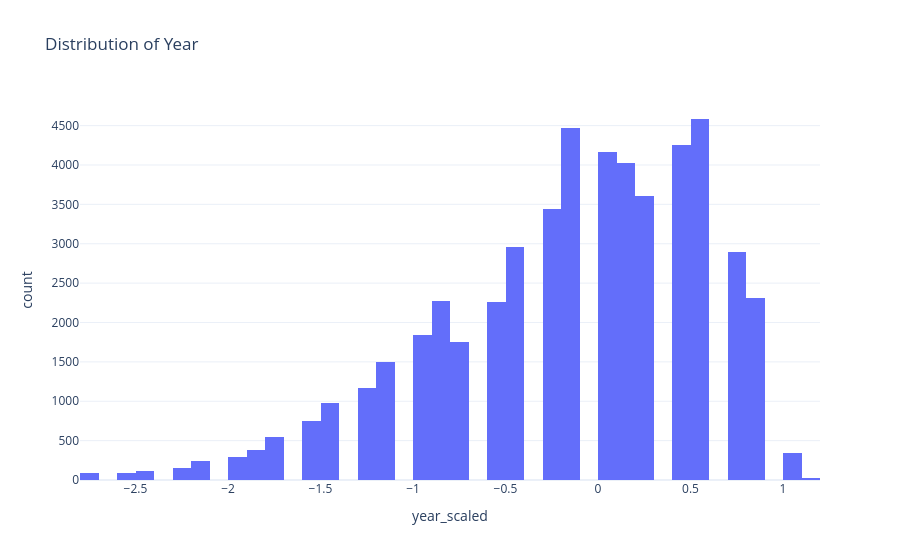

The notebook cell saved with this chart:
### Code cell
fig = px.histogram(Final_Dataset, 
                   x="year_scaled", 
                   title="Distribution of Year",
                   labels={"year": "Year"}, # Rename x-axis label
                   nbins=50, # Set number of bins
                   template="plotly_white") # Choose theme

fig.show()

### Figure 1 — Plotly figure (JSON) as saved in the notebook; plotly's stock layout.template omitted (floating-point values rounded to 4 significant figures; data arrays with more than 128 entries replaced by an {"elided": "..."} marker saying what was removed)
{"data": [{"bingroup": "x", "hovertemplate": "year_scaled=%{x}<br>count=%{y}<extra></extra>", "legendgroup": "", "marker": {"color": "#636efa", "pattern": {"shape": ""}}, "name": "", "nbinsx": 50, "orientation": "v", "showlegend": false, "type": "histogram", "x": {"elided": "51509 float values"}, "xaxis": "x", "yaxis": "y"}], "layout": {"barmode": "relative", "legend": {"tracegroupgap": 0}, "title": {"text": "Distribution of Year"}, "xaxis": {"anchor": "y", "domain": [0, 1], "title": {"text": "year_scaled"}}, "yaxis": {"anchor": "x", "domain": [0, 1], "title": {"text": "count"}}}}
